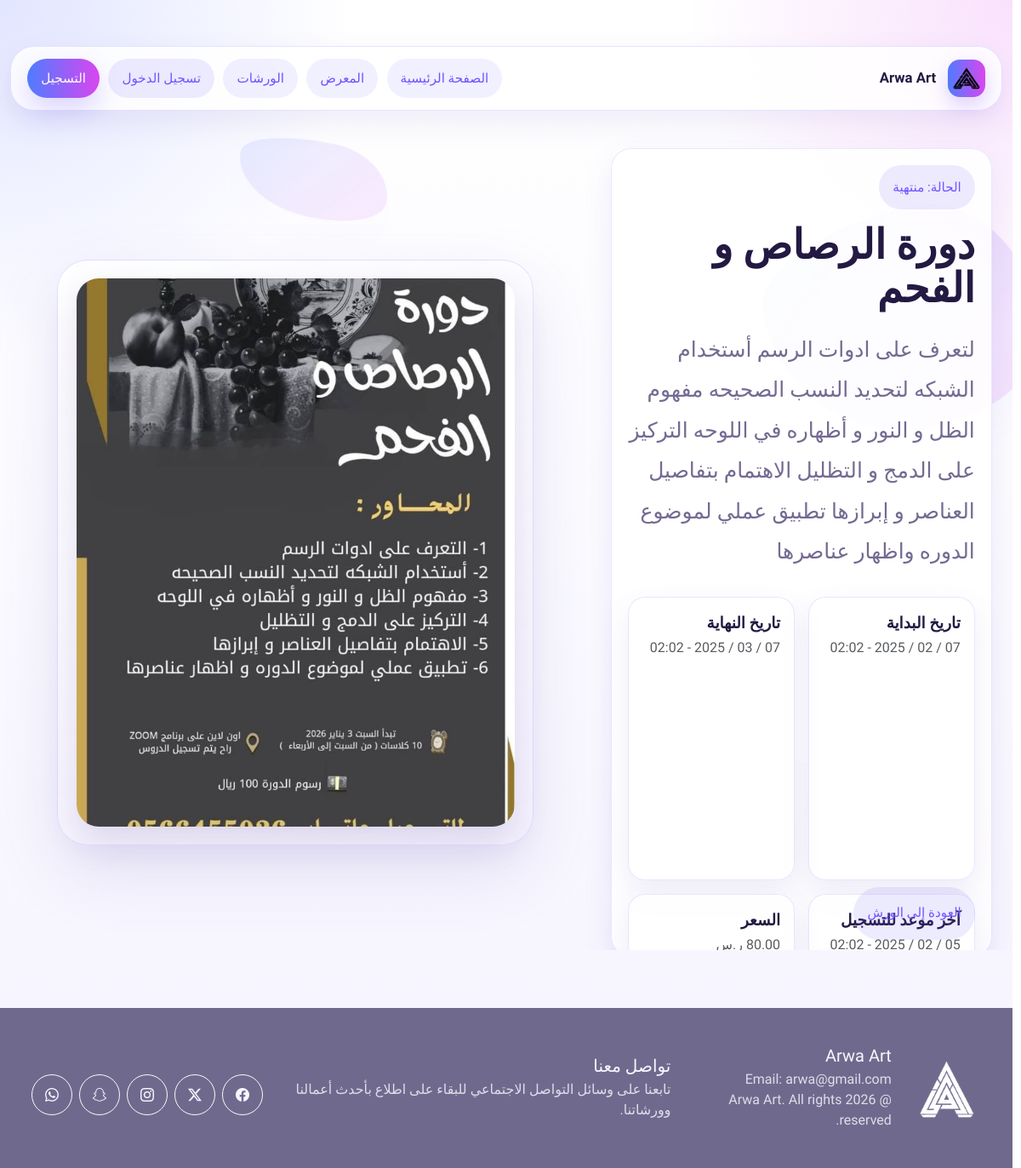
Page /workshop/4/ on the committed database.
### workshop/models.py (models this page shows, shortened)
class Workshop(models.Model):
    STATUS_CHOICES = [
        ("open", "متاح للتسجيل"),
        ("closed", "مغلقة"),
        ("ended", "منتهية"),
        ("cancelled", "ملغية"),
    ]
    user = models.ForeignKey(
        settings.AUTH_USER_MODEL,
        on_delete=models.CASCADE,
        related_name="workshops"
    )
    title = models.CharField(max_length=200)
    image = models.ImageField(upload_to="workshops/")
    description = models.TextField()
    start_date = models.DateTimeField()
    end_date = models.DateTimeField(blank=True, null=True)
    deadline = models.DateTimeField()
    cost = models.DecimalField(max_digits=8, decimal_places=2)
    seats = models.PositiveIntegerField(blank=True, null=True)
    sessions = models.PositiveIntegerField()
    zoom_link = models.URLField(blank=True, null=True)
    status = models.CharField(max_length=20, choices=STATUS_CHOICES, default="open")
    created_at = models.DateTimeField(auto_now_add=True)

### workshop/views.py (the view)
# urls.py: path("<int:workshop_id>/", views.workshop_detail, name="workshop_detail"),
def workshop_detail(request, workshop_id):
    close_expired_workshops()
    workshop = get_object_or_404(Workshop, id=workshop_id)
    return render(
        request,
        "workshop/workshop_detail.html", {
        "workshop": workshop
    })

### workshop/views.py (called while the page is built)
def close_expired_workshops():
    Workshop.objects.filter(
        status="open",
        deadline__lt=timezone.now(),
    ).update(status="closed")

### workshop/templates/workshop/workshop_detail.html (shortened to what this page needs)
{% extends "accounts/layout.html" %}
{% block body %}
    <section class="stack">
        <div class="row g-4 g-xl-5 align-items-center">
            <div class="col-12 col-lg-5">
                <article class="content-card d-grid gap-4 h-100">
                    <div class="d-grid gap-3">
                        <span class="pill painting-detail-pill">الحالة: {{ workshop.get_status_display }}</span>
                        <h1 class="page-title mb-0">{{ workshop.title }}</h1>
                        <p class="page-subtitle mb-0">{{ workshop.description }}</p>
                    </div>
                    <div class="row row-cols-1 row-cols-sm-2 g-3">
                        <div class="col">
                            <div class="metric-card h-100">
                                <strong>تاريخ البداية</strong>
                                <span class="text-muted">{{ workshop.start_date|date:"d / m / Y - H:i" }}</span>
                            </div>
                        </div>
                        <div class="col">
                            <div class="metric-card h-100">
                                <strong>تاريخ النهاية</strong>
                                <span class="text-muted">
                                    {% if workshop.end_date %}
                                        {{ workshop.end_date|date:"d / m / Y - H:i" }}
                                    {% else %}
                                        غير محدد
                                    {% endif %}
                                </span>
                            </div>
                        </div>
                        <div class="col">
                            <div class="metric-card h-100">
                                <strong>آخر موعد للتسجيل</strong>
                                <span class="text-muted">{{ workshop.deadline|date:"d / m / Y - H:i" }}</span>
                            </div>
                        </div>
                        <div class="col">
                            <div class="metric-card h-100">
                                <strong>السعر</strong>
                                <span class="text-muted">{{ workshop.cost }} ر.س</span>
                            </div>
                        </div>
                    </div>
                    <div class="d-flex flex-wrap gap-3">
                        <a class="button-link secondary" href="{% url 'workshop_list' %}">العودة إلى الورش</a>
                    </div>
                </article>
            </div>
            <div class="col-12 col-lg-7">
                <div class="painting-stage">
                    <div class="painting-frame">
                        {% if workshop.image %}
                            <img src="{{ workshop.image.url }}" alt="{{ workshop.title }}">
                        {% endif %}
                    </div>
                </div>
            </div>
        </div>
    </section>
{% endblock %}

### accounts/static/accounts/site.css (style rules this page uses)
:root { --bg: #fbfbff; --surface: rgba(255, 255, 255, 0.82); --surface-strong: #ffffff; --border: rgba(176, 168, 255, 0.32); --text: #231942; --muted: #746a92; --accent: linear-gradient(90deg, #4f7cff 0%, #d946ef 100%); --accent-solid: #6f59f7; --accent-soft: rgba(111, 89, 247, 0.12); --success-bg: #ebf8f1; --success-text: #206445; --error-bg: #feeaee; --error-text: #9d2741; --shadow: 0 30px 80px rgba(98, 79, 180, 0.16); --shadow-soft: 0 14px 35px rgba(98, 79, 180, 0.1); --radius: 24px; --radius-sm: 16px; }
* { box-sizing: border-box; }
html { scroll-behavior: smooth; scrollbar-gutter: stable; scrollbar-color: #8f6bff rgba(122, 100, 255, 0.08); scrollbar-width: thin; }
body { margin: 0; font-family: "Tajawal", "Segoe UI", sans-serif; color: var(--text); background: radial-gradient(circle at top left, rgba(92, 114, 255, 0.18), transparent 26rem), radial-gradient(circle at top right, rgba(217, 70, 239, 0.16), transparent 24rem), linear-gradient(180deg, #ffffff 0%, #fbfbff 45%, #f5f3ff 100%); min-height: 100vh; overflow-x: hidden; }
a { color: #7857ff; text-decoration: none; }
img { display: block; max-width: 100%; height: auto; border-radius: 24px; }
.site-nav a, .site-nav button, .button-link, .pill { border: 0; border-radius: 999px; background: rgba(106, 92, 255, 0.09); color: #7150ff; padding: 0.72rem 1rem; font-size: 0.95rem; font-family: inherit; cursor: pointer; text-decoration: none; display: inline-flex; align-items: center; justify-content: center; gap: 0.35rem; min-height: 44px; transition: transform 0.18s ease, box-shadow 0.18s ease, background 0.18s ease; }
.page-title { margin: 0 0 1rem; font-size: clamp(2rem, 4vw, 3.5rem); line-height: 1.08; font-weight: 800; }
.page-subtitle { margin: 0 0 1.35rem; color: var(--muted); font-size: 25px; line-height: 1.9; max-width: 60ch; }
.content-card { background: rgba(255, 255, 255, 0.88); border: 1px solid rgba(209, 204, 255, 0.46); border-radius: var(--radius); padding: 1.2rem; box-shadow: var(--shadow-soft); }
.detail-list, .stack, form { display: grid; gap: 1rem; }
.button.secondary, .button-link.secondary, .pill { background: var(--accent-soft); color: #7353ff; box-shadow: none; }
.metric-card { padding: 1rem; border-radius: 20px; background: rgba(255, 255, 255, 0.82); border: 1px solid rgba(214, 208, 255, 0.52); box-shadow: var(--shadow-soft); }
.metric-card strong { display: block; font-size: 1.15rem; margin-bottom: 0.25rem; }
.text-muted { color: var(--muted); }
.painting-detail-pill { width: fit-content; }
.painting-stage { grid-area: art; display: grid; justify-items: center; }
.painting-frame { width: min(100%, 560px); padding: clamp(1rem, 1.8vw, 1.4rem); border-radius: 36px; background: linear-gradient(160deg, rgba(255, 255, 255, 0.94), rgba(244, 240, 255, 0.84)), radial-gradient(circle at top, rgba(79, 124, 255, 0.12), transparent 48%); border: 1px solid rgba(204, 198, 255, 0.5); box-shadow: 0 30px 80px rgba(98, 79, 180, 0.14); }
.painting-frame img { width: 100%; aspect-ratio: 4 / 5; object-fit: cover; border-radius: 26px; box-shadow: 0 18px 40px rgba(54, 38, 122, 0.14); }

### rows in the picture
Workshop: status "منتهية", title "دورة الرصاص و الفحم", description "لتعرف على ادوات الرسم أستخدام الشبكه لتحديد النسب الصحيحه مفهوم الظل و النور و أظهاره في اللوحه التركيز على الدمج و التظليل الاهتمام بتفاصيل العناصر و إبرازها تطبيق عملي لموضوع الدوره واظهار عناصرها", start_date "07 / 02 / 2025 - 02:02", end_date "07 / 03 / 2025 - 02:02", deadline "05 / 02 / 2025 - 02:02", image (picture)
